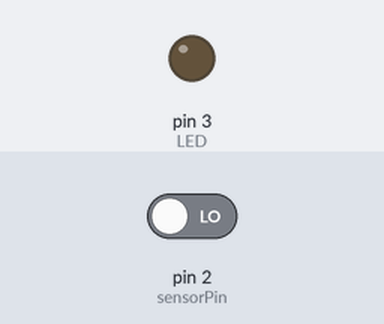
Simulated run of this sketch. Board: Arduino Uno, built with avr-gcc and run on an emulated ATmega328P. On the bench: output pins drawn as LEDs (lit = HIGH). Inputs (shaded band) come from the test bench; at power-on: pin 2 (sensorPin) LOW.

Above: at 1.2 s.
1.3 s: pin 2 (sensorPin) driven HIGH
At 2.5 s:
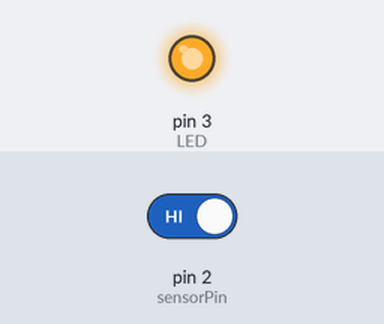
2.8 s: pin 2 (sensorPin) driven LOW
At 3.9 s:
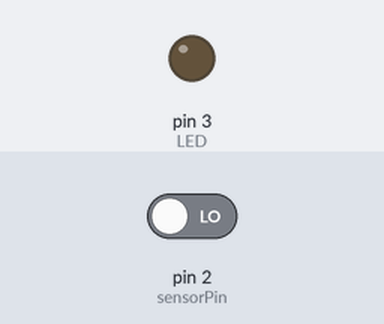
Timing chart, 0 to 5.8 s (numbered marks = the images above; inputs shaded):
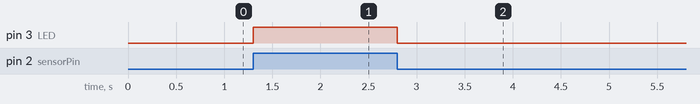

Measured:
- after the input at 1.3 s, pin 3 (LED): LOW → HIGH at once
- after the input at 2.8 s, pin 3 (LED): HIGH → LOW at once

The sketch:

Asier_Class_7_TouchSensor.ino
```cpp
const int sensorPin = 2;
int LED = 3;
void setup() {
  // put your setup code here, to run once:
  pinMode(sensorPin, INPUT);
  pinMode(LED, OUTPUT);
}

void loop() {
  // put your main code here, to run repeatedly:
  int state = digitalRead(sensorPin);
  digitalWrite(LED, state);
}
```
